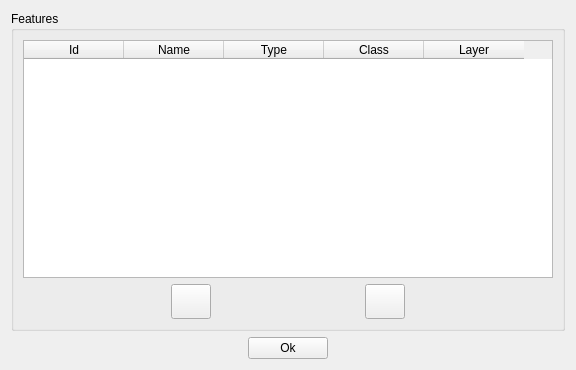
<?xml version="1.0" encoding="UTF-8"?>
<ui version="4.0">
 <class>FormFeaturesEditor</class>
 <widget class="QWidget" name="FormFeaturesEditor">
  <property name="geometry">
   <rect>
    <x>0</x>
    <y>0</y>
    <width>576</width>
    <height>370</height>
   </rect>
  </property>
  <property name="windowTitle">
   <string>Features Editor</string>
  </property>
  <layout class="QGridLayout" name="gridLayout_3">
   <item row="0" column="0">
    <widget class="QGroupBox" name="groupBox">
     <property name="title">
      <string>Features</string>
     </property>
     <layout class="QGridLayout" name="gridLayout">
      <item row="0" column="0">
       <widget class="QTableWidget" name="tableWidget">
        <column>
         <property name="text">
          <string>Id</string>
         </property>
        </column>
        <column>
         <property name="text">
          <string>Name</string>
         </property>
        </column>
        <column>
         <property name="text">
          <string>Type</string>
         </property>
        </column>
        <column>
         <property name="text">
          <string>Class</string>
         </property>
        </column>
        <column>
         <property name="text">
          <string>Layer</string>
         </property>
        </column>
       </widget>
      </item>
      <item row="1" column="0">
       <layout class="QHBoxLayout" name="horizontalLayout_2">
        <item>
         <spacer name="horizontalSpacer_3">
          <property name="orientation">
           <enum>Qt::Horizontal</enum>
          </property>
          <property name="sizeHint" stdset="0">
           <size>
            <width>40</width>
            <height>20</height>
           </size>
          </property>
         </spacer>
        </item>
        <item>
         <widget class="QToolButton" name="editButton">
          <property name="minimumSize">
           <size>
            <width>40</width>
            <height>35</height>
           </size>
          </property>
          <property name="toolTip">
           <string>Edit</string>
          </property>
          <property name="text">
           <string/>
          </property>
          <property name="icon">
           <iconset resource="../resource/resource.qrc">
            <normaloff>:/icon/edit.png</normaloff>:/icon/edit.png</iconset>
          </property>
         </widget>
        </item>
        <item>
         <spacer name="horizontalSpacer_4">
          <property name="orientation">
           <enum>Qt::Horizontal</enum>
          </property>
          <property name="sizeHint" stdset="0">
           <size>
            <width>40</width>
            <height>20</height>
           </size>
          </property>
         </spacer>
        </item>
        <item>
         <widget class="QToolButton" name="removeButton">
          <property name="minimumSize">
           <size>
            <width>40</width>
            <height>35</height>
           </size>
          </property>
          <property name="toolTip">
           <string>Remove</string>
          </property>
          <property name="text">
           <string/>
          </property>
          <property name="icon">
           <iconset resource="../resource/resource.qrc">
            <normaloff>:/icon/remove.png</normaloff>:/icon/remove.png</iconset>
          </property>
         </widget>
        </item>
        <item>
         <spacer name="horizontalSpacer_5">
          <property name="orientation">
           <enum>Qt::Horizontal</enum>
          </property>
          <property name="sizeHint" stdset="0">
           <size>
            <width>40</width>
            <height>20</height>
           </size>
          </property>
         </spacer>
        </item>
       </layout>
      </item>
     </layout>
    </widget>
   </item>
   <item row="1" column="0">
    <layout class="QGridLayout" name="gridLayout_2">
     <item row="0" column="0">
      <spacer name="horizontalSpacer">
       <property name="orientation">
        <enum>Qt::Horizontal</enum>
       </property>
       <property name="sizeHint" stdset="0">
        <size>
         <width>40</width>
         <height>20</height>
        </size>
       </property>
      </spacer>
     </item>
     <item row="0" column="1">
      <widget class="QPushButton" name="okButton">
       <property name="text">
        <string>Ok</string>
       </property>
      </widget>
     </item>
     <item row="0" column="2">
      <spacer name="horizontalSpacer_2">
       <property name="orientation">
        <enum>Qt::Horizontal</enum>
       </property>
       <property name="sizeHint" stdset="0">
        <size>
         <width>40</width>
         <height>20</height>
        </size>
       </property>
      </spacer>
     </item>
    </layout>
   </item>
  </layout>
 </widget>
 <resources>
  <include location="../resource/resource.qrc"/>
 </resources>
 <connections/>
</ui>
